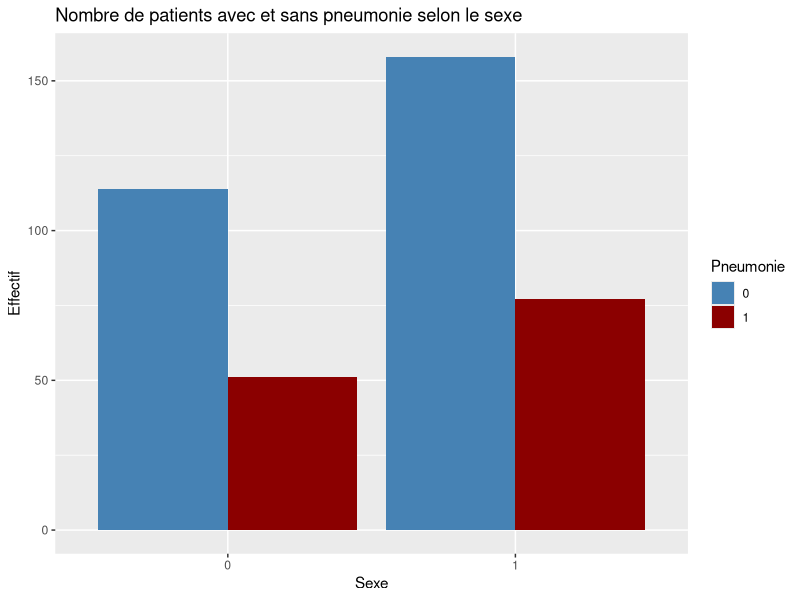
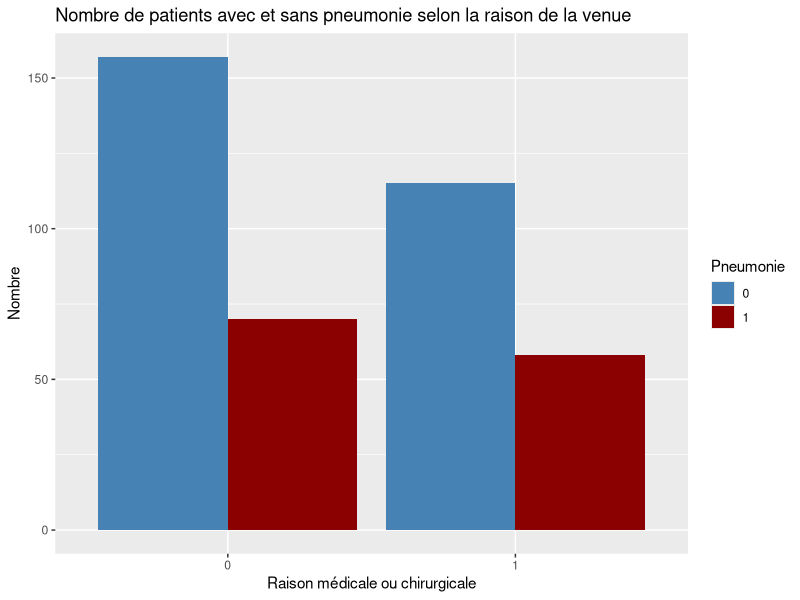
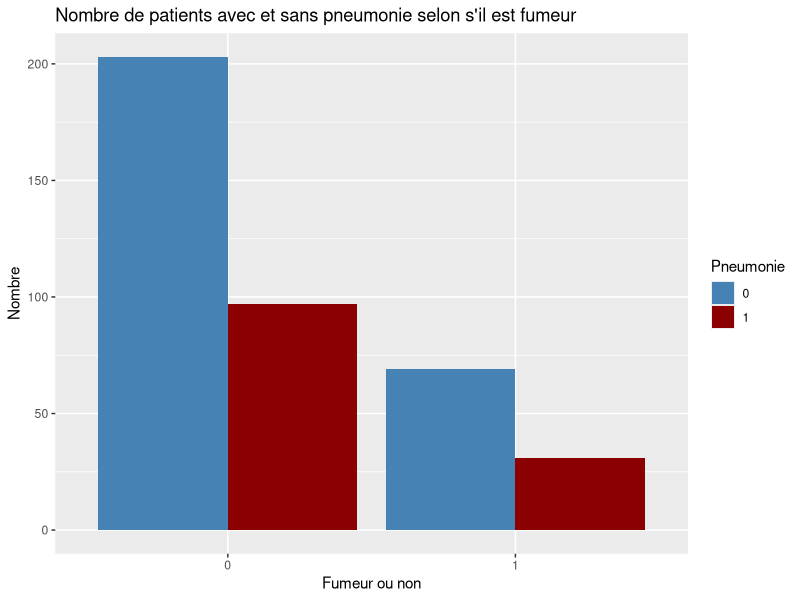
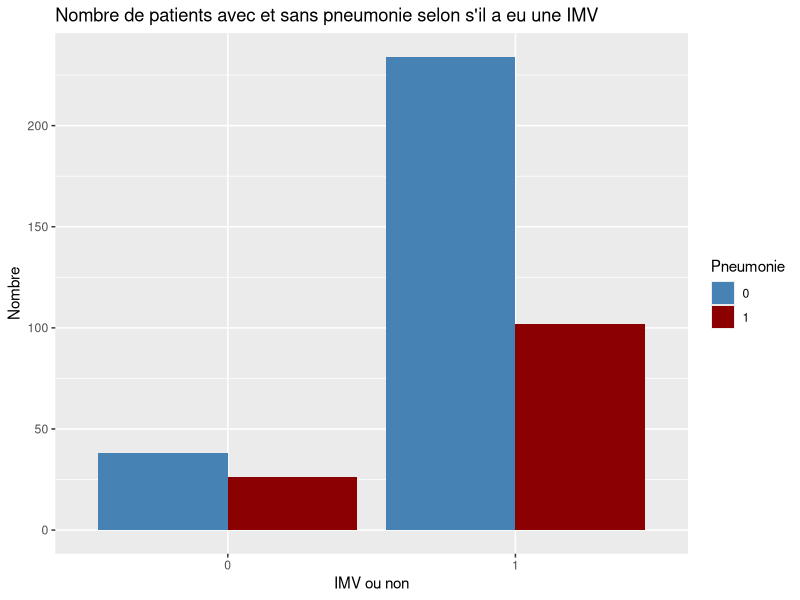
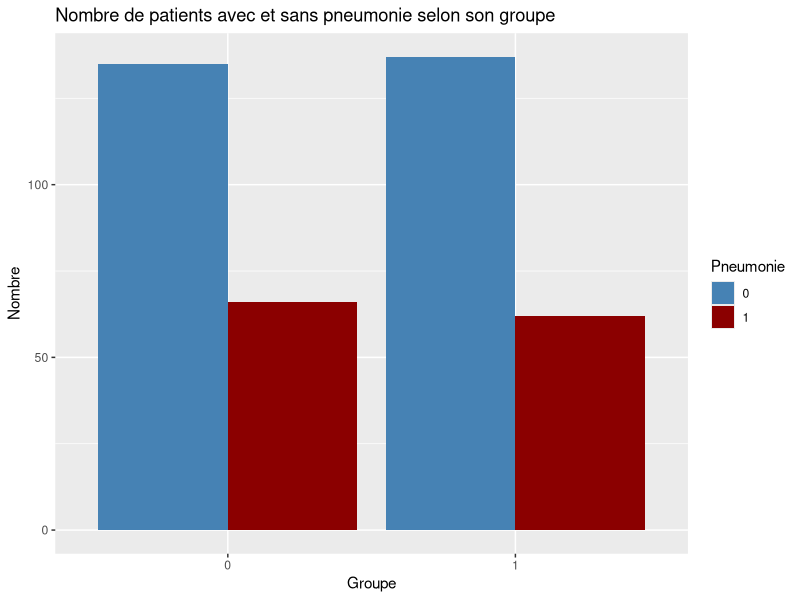
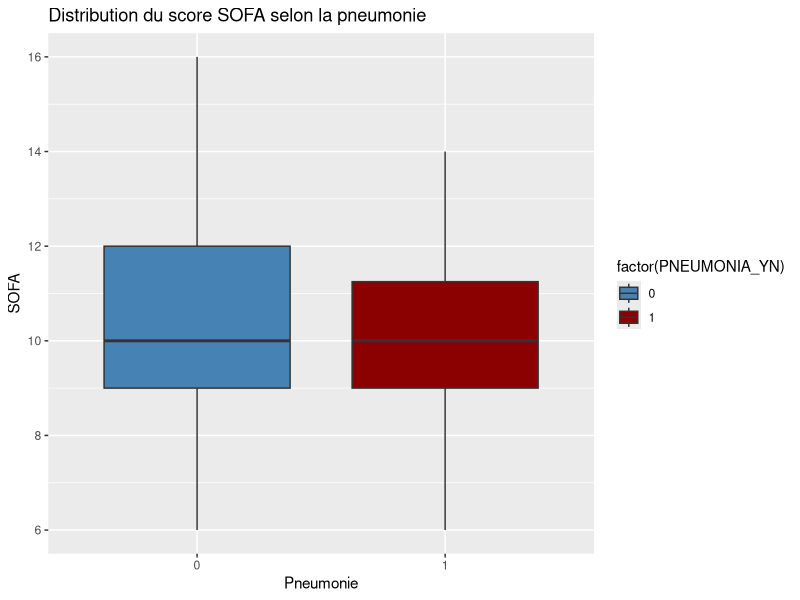
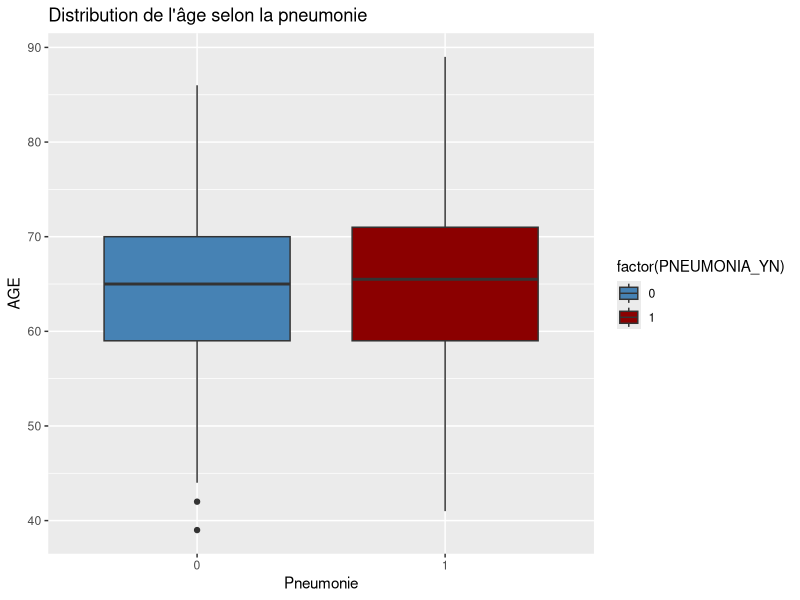
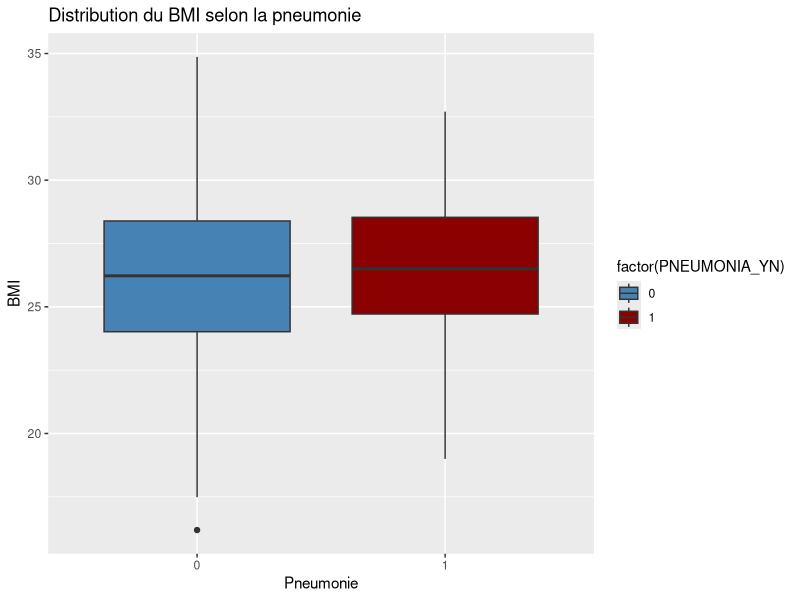

The R script that drew these images, in order:
library(ggplot2)
library(dplyr)

data = read.csv2("data.csv",sep=",")
Y = data$PNEUMONIA_YN
Y = as.factor(Y)

# Analyse variable cible
table(Y)
prop.table(table(Y))

ggplot(data, aes(x = factor(SEX), fill = factor(PNEUMONIA_YN))) +
  geom_bar(position = "dodge") +
  scale_fill_manual(values = c("0" = "steelblue", "1" = "darkred")) +
  labs(
    title = "Nombre de patients avec et sans pneumonie selon le sexe",
    x = "Sexe",
    y = "Effectif",
    fill = "Pneumonie"
  )

ggplot(data, aes(x = factor(ADMIN_REASON), fill = factor(PNEUMONIA_YN))) +
  geom_bar(position = "dodge") +
  scale_fill_manual(values = c("0" = "steelblue", "1" = "darkred")) +
  labs(
    title = "Nombre de patients avec et sans pneumonie selon la raison de la venue",
    x = "Raison médicale ou chirurgicale",
    y = "Nombre",
    fill = "Pneumonie"
  )

ggplot(data, aes(x = factor(ATCD_Smoking), fill = factor(PNEUMONIA_YN))) +
  geom_bar(position = "dodge") +
  scale_fill_manual(values = c("0" = "steelblue", "1" = "darkred")) +
  labs(
    title = "Nombre de patients avec et sans pneumonie selon s'il est fumeur",
    x = "Fumeur ou non",
    y = "Nombre",
    fill = "Pneumonie"
  )

data$INCL_IMV <- as.factor(data$INCL_IMV)

ggplot(data, aes(x = factor(INCL_IMV), fill = factor(PNEUMONIA_YN))) +
  geom_bar(position = "dodge") +
  scale_fill_manual(values = c("0" = "steelblue", "1" = "darkred")) +
  labs(
    title = "Nombre de patients avec et sans pneumonie selon s'il a eu une IMV",
    x = "IMV ou non",
    y = "Nombre",
    fill = "Pneumonie"
  )

ggplot(data, aes(x = factor(ARM_NUM), fill = factor(PNEUMONIA_YN))) +
  geom_bar(position = "dodge") +
  scale_fill_manual(values = c("0" = "steelblue", "1" = "darkred")) +
  labs(
    title = "Nombre de patients avec et sans pneumonie selon son groupe",
    x = "Groupe",
    y = "Nombre",
    fill = "Pneumonie"
  )

ggplot(data, aes(x = factor(PNEUMONIA_YN), y = SOFA, fill = factor(PNEUMONIA_YN))) +
  geom_boxplot() +
  scale_fill_manual(values = c("0" = "steelblue", "1" = "darkred")) +
  labs(
    title = "Distribution du score SOFA selon la pneumonie",
    x = "Pneumonie",
    y = "SOFA"
  )

ggplot(data, aes(x = factor(PNEUMONIA_YN), y = AGE, fill = factor(PNEUMONIA_YN))) +
  geom_boxplot() +
  scale_fill_manual(values = c("0" = "steelblue", "1" = "darkred")) +
  labs(
    title = "Distribution de l'âge selon la pneumonie",
    x = "Pneumonie",
    y = "AGE"
  )

data$BMI <- as.numeric(data$BMI)

ggplot(data, aes(x = factor(PNEUMONIA_YN), y = BMI, fill = factor(PNEUMONIA_YN))) +
  geom_boxplot() +
  labs(
    title = "Distribution du BMI selon la pneumonie",
    x = "Pneumonie",
    y = "BMI"
  ) +
  scale_fill_manual(values = c("0" = "steelblue", "1" = "darkred"))
